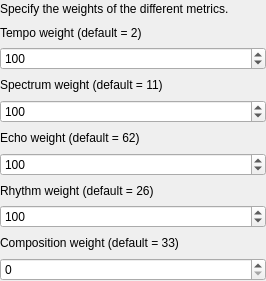
<ui version="4.0" >
 <class>MetricWidget</class>
 <widget class="QWidget" name="MetricWidget" >
  <property name="geometry" >
   <rect>
    <x>0</x>
    <y>0</y>
    <width>266</width>
    <height>281</height>
   </rect>
  </property>
  <property name="windowTitle" >
   <string>Form2</string>
  </property>
  <layout class="QGridLayout" >
   <property name="leftMargin" >
    <number>0</number>
   </property>
   <property name="topMargin" >
    <number>0</number>
   </property>
   <property name="rightMargin" >
    <number>0</number>
   </property>
   <property name="bottomMargin" >
    <number>0</number>
   </property>
   <item row="5" column="0" >
    <widget class="QLabel" name="textLabel2_2_2" >
     <property name="text" >
      <string>Echo weight (default = 62)</string>
     </property>
     <property name="wordWrap" >
      <bool>false</bool>
     </property>
    </widget>
   </item>
   <item row="9" column="0" >
    <widget class="QLabel" name="textLabel5" >
     <property name="text" >
      <string>Composition weight (default = 33)</string>
     </property>
     <property name="wordWrap" >
      <bool>false</bool>
     </property>
    </widget>
   </item>
   <item row="4" column="0" >
    <widget class="QSpinBox" name="spectrumSpin" >
     <property name="minimum" >
      <number>0</number>
     </property>
     <property name="maximum" >
      <number>1000</number>
     </property>
     <property name="singleStep" >
      <number>10</number>
     </property>
     <property name="value" >
      <number>100</number>
     </property>
    </widget>
   </item>
   <item row="2" column="0" >
    <widget class="QSpinBox" name="tempoDistanceSpin" >
     <property name="minimum" >
      <number>0</number>
     </property>
     <property name="maximum" >
      <number>1000</number>
     </property>
     <property name="singleStep" >
      <number>10</number>
     </property>
     <property name="value" >
      <number>100</number>
     </property>
    </widget>
   </item>
   <item row="6" column="0" >
    <widget class="QSpinBox" name="echoSpin" >
     <property name="minimum" >
      <number>0</number>
     </property>
     <property name="maximum" >
      <number>1000</number>
     </property>
     <property name="singleStep" >
      <number>10</number>
     </property>
     <property name="value" >
      <number>100</number>
     </property>
    </widget>
   </item>
   <item row="0" column="0" >
    <widget class="QLabel" name="textLabel1" >
     <property name="text" >
      <string>Specify the weights of the different metrics.</string>
     </property>
     <property name="wordWrap" >
      <bool>false</bool>
     </property>
    </widget>
   </item>
   <item row="7" column="0" >
    <widget class="QLabel" name="textLabel2_2_2_2" >
     <property name="text" >
      <string>Rhythm weight (default = 26)</string>
     </property>
     <property name="wordWrap" >
      <bool>false</bool>
     </property>
    </widget>
   </item>
   <item row="10" column="0" >
    <widget class="QSpinBox" name="compositionSpin" >
     <property name="minimum" >
      <number>0</number>
     </property>
     <property name="maximum" >
      <number>1000</number>
     </property>
     <property name="singleStep" >
      <number>10</number>
     </property>
     <property name="value" >
      <number>0</number>
     </property>
    </widget>
   </item>
   <item row="3" column="0" >
    <widget class="QLabel" name="textLabel2_2" >
     <property name="text" >
      <string>Spectrum weight (default = 11)</string>
     </property>
     <property name="wordWrap" >
      <bool>false</bool>
     </property>
    </widget>
   </item>
   <item row="8" column="0" >
    <widget class="QSpinBox" name="rhythmSpin" >
     <property name="minimum" >
      <number>0</number>
     </property>
     <property name="maximum" >
      <number>1000</number>
     </property>
     <property name="singleStep" >
      <number>10</number>
     </property>
     <property name="value" >
      <number>100</number>
     </property>
    </widget>
   </item>
   <item row="1" column="0" >
    <widget class="QLabel" name="textLabel2_2_3" >
     <property name="text" >
      <string>Tempo weight (default = 2)</string>
     </property>
     <property name="wordWrap" >
      <bool>false</bool>
     </property>
    </widget>
   </item>
  </layout>
 </widget>
 <layoutdefault spacing="6" margin="11" />
 <pixmapfunction>qPixmapFromMimeSource</pixmapfunction>
 <tabstops>
  <tabstop>tempoDistanceSpin</tabstop>
  <tabstop>spectrumSpin</tabstop>
  <tabstop>echoSpin</tabstop>
  <tabstop>rhythmSpin</tabstop>
  <tabstop>compositionSpin</tabstop>
 </tabstops>
 <resources/>
 <connections/>
</ui>
